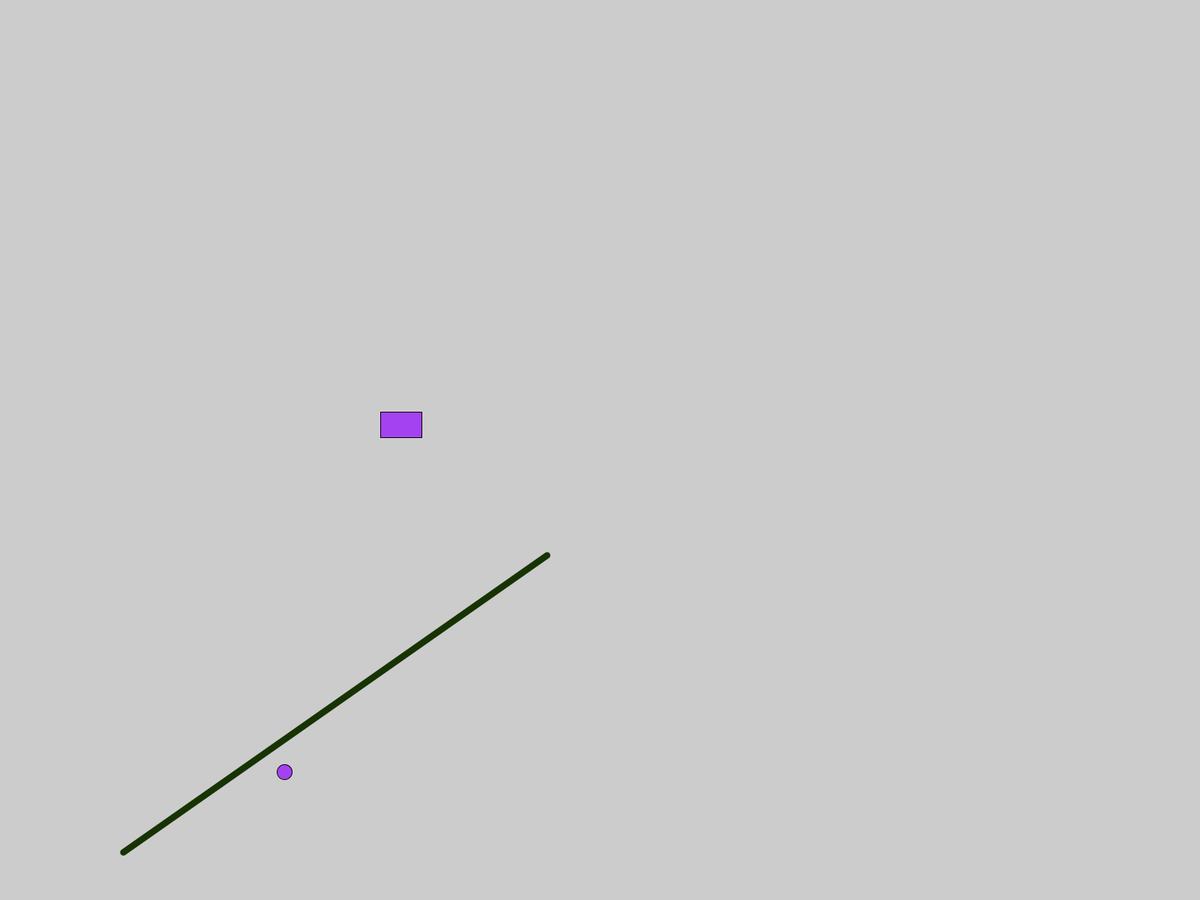
Frame 1 (no input)
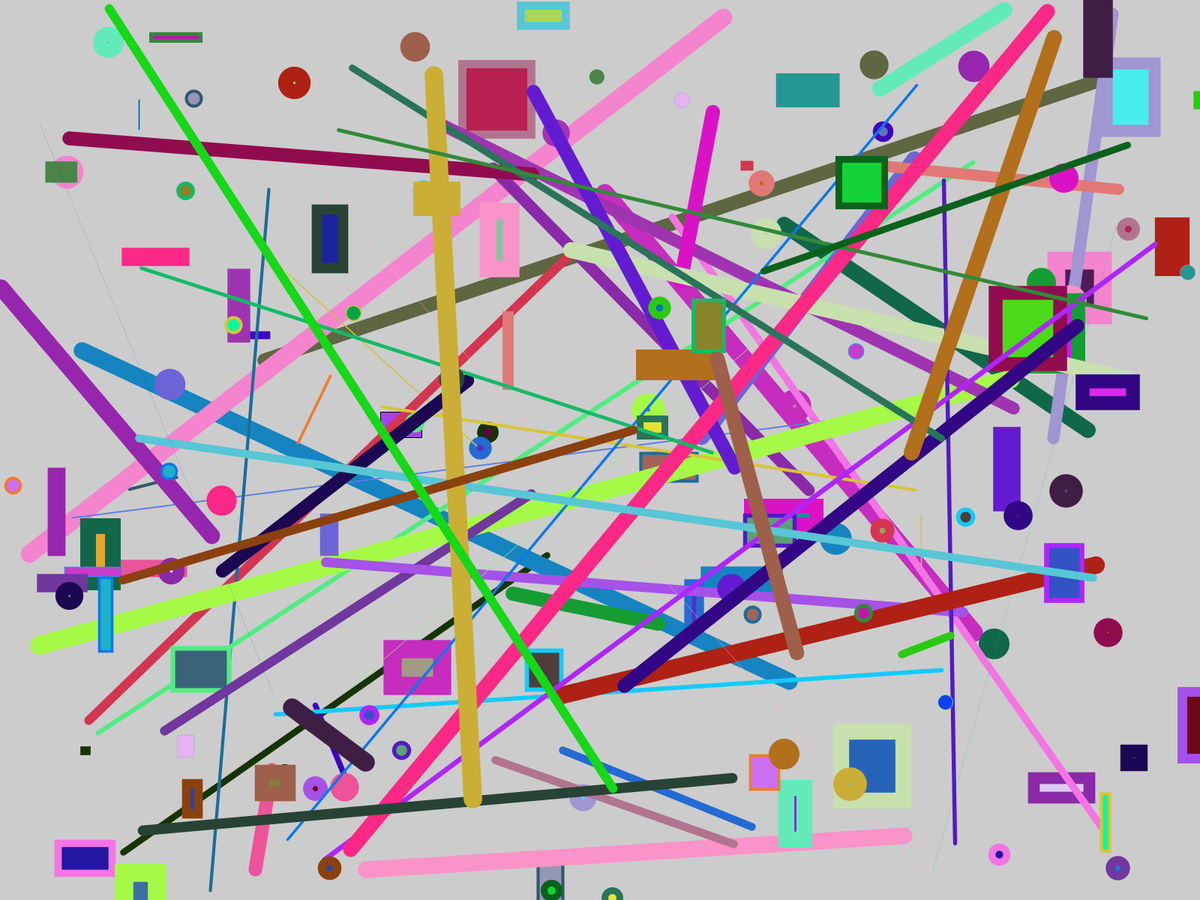
Frame 60 (the mouse pressed at the canvas centre just before this capture)
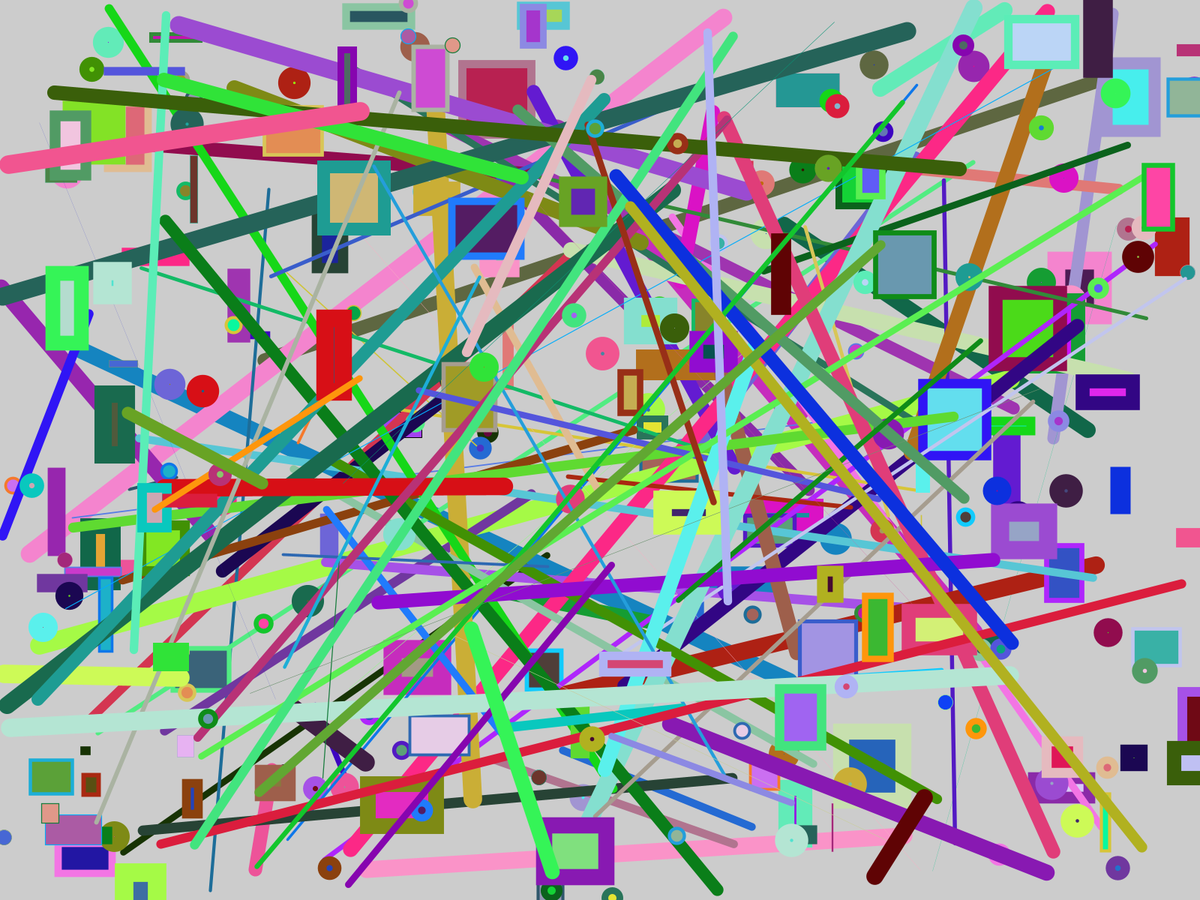
Frame 120 (the mouse held since frame 60 and released just before this capture)

The Processing sketch that drew these frames (run headless with seeded random() and noise(); from frame 60 on, the mouse is pressed at the canvas centre):

// Processing sketch: Random
// ── Random.pde
void setup(){
//size(500,500); 
fullScreen();// makes a screen fullscreen
}

void draw(){
  fill(random(255),random(255),random(255));//random colors
  
  //draw the circle at a random location
 ellipse(random(width),random(height),20,20);
 rect(random(width),random(height),random(100),random(100));
 stroke(random(255),random(255),random(255));//random color of a line or outline of a shape
 strokeWeight(random(25));//random thiccness
 line(random(width),random(height), random(width), random(height));
}
